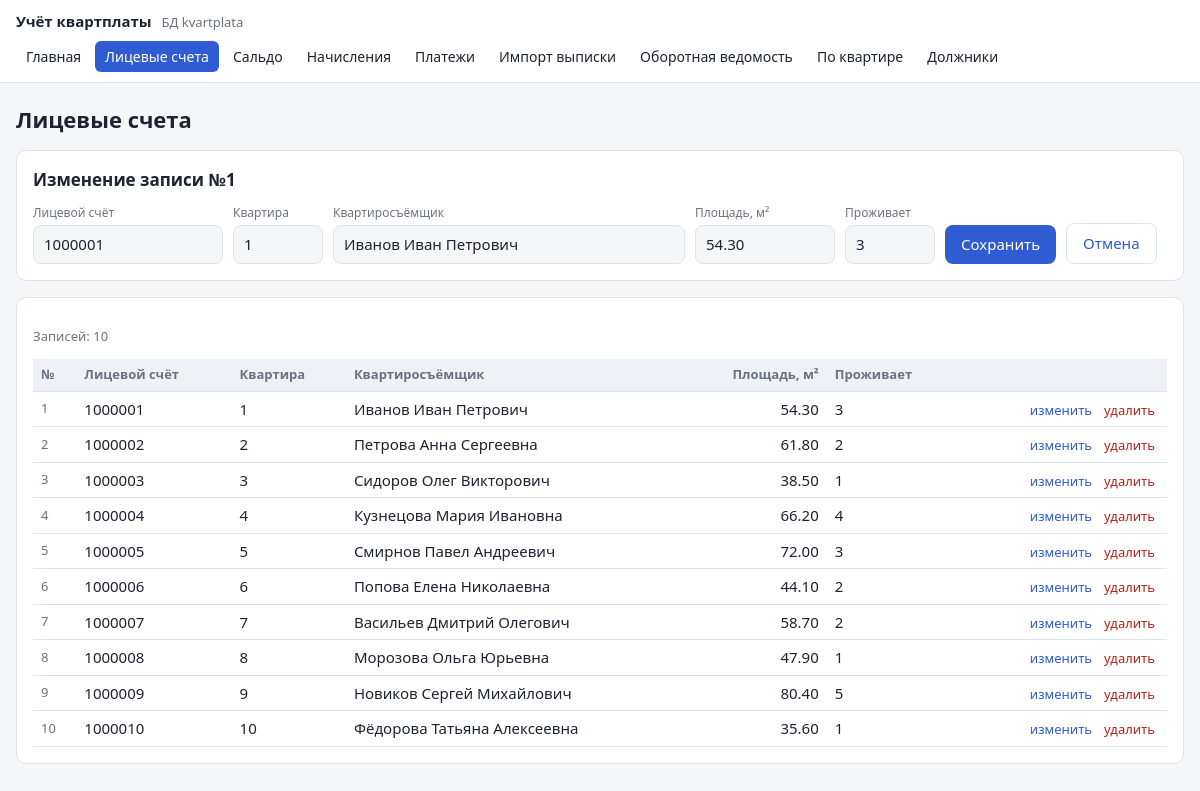
The app's page /edit.php?t=accounts&edit=1 with its own data.
### tables this page shows
CREATE TABLE accounts (
    id         INT UNSIGNED  NOT NULL AUTO_INCREMENT,
    account_no VARCHAR(10)   NOT NULL COMMENT 'Номер лицевого счёта',
    flat       SMALLINT UNSIGNED NOT NULL COMMENT 'Номер квартиры',
    owner      VARCHAR(150)  NOT NULL COMMENT 'Ответственный квартиросъёмщик',
    area       DECIMAL(6,2)  NULL COMMENT 'Общая площадь, м² (у счетов из банковской выписки может быть неизвестна)',
    residents  TINYINT UNSIGNED NOT NULL DEFAULT 1 COMMENT 'Число проживающих',
    import_id  INT UNSIGNED  NULL COMMENT 'Загрузка выписки, при которой счёт создан автоматически',
    PRIMARY KEY (id),
    UNIQUE KEY uq_account_no (account_no),
    UNIQUE KEY uq_flat (flat),
    CONSTRAINT chk_account_no CHECK (account_no REGEXP '^[0-9]{6,10}$'),
    CONSTRAINT fk_accounts_import FOREIGN KEY (import_id) REFERENCES bank_imports (id)
        ON DELETE SET NULL,
    CONSTRAINT chk_area CHECK (area > 0)
);

### web/edit.php (the view, shortened to what this page needs)
<?php
require __DIR__ . '/lib.php';
$tables = [
    'accounts' => [
        'title'  => 'Лицевые счета',
        'order'  => 'a.flat',
        'fields' => [
            'account_no' => ['Лицевой счёт', 'text', 'pattern' => '[0-9]{6,10}'],
            'flat'       => ['Квартира', 'int'],
            'owner'      => ['Квартиросъёмщик', 'text', 'size' => 32],
            'area'       => ['Площадь, м²', 'money', 'optional' => true],
            'residents'  => ['Проживает', 'int'],
        ],
    ],
    'saldo' => [
        'title'  => 'Сальдо на начало месяца',
        'order'  => 't.period DESC, a.flat',
        'filter' => 'period',
        'fields' => [
            'account_id' => ['Квартира', 'account'],
            'period'     => ['Месяц', 'month'],
            'amount'     => ['Сальдо (+ долг / − переплата)', 'money', 'signed' => true],
        ],
        'help'   => 'Входящее сальдо вводится на начало года (или при открытии счёта). '
                  . 'Сальдо следующих месяцев процедуры считают сами: последнее сальдо + начисления − платежи. '
                  . 'Кнопка «Закрыть месяц» записывает рассчитанное сальдо на начало следующего месяца.',
    ],
    'charges' => [
        'title'  => 'Начисления',
        'order'  => 't.period DESC, a.flat, t.service',
        'filter' => 'period',
        'fields' => [
            'account_id' => ['Квартира', 'account'],
            'period'     => ['Расчётный месяц', 'month'],
            'service'    => ['Услуга', 'select', 'options' => SERVICES],
            'amount'     => ['Сумма', 'money', 'signed' => true],
        ],
        'help'   => 'Отрицательная сумма — перерасчёт (уменьшение начисления).',
    ],
    'payments' => [
        'title'  => 'Платежи',
        'order'  => 't.pay_date DESC, a.flat',
        'filter' => 'pay_date',
        'fields' => [
            'account_id' => ['Квартира', 'account'],
            'pay_date'   => ['Дата поступления', 'date'],
            'amount'     => ['Сумма', 'money'],
            'source'     => ['Способ', 'select', 'options' => PAY_SOURCES],
            'doc_no'     => ['№ документа', 'text', 'optional' => true],
            'payer'      => ['Плательщик', 'text', 'optional' => true, 'size' => 22],
            'purpose'    => ['Назначение платежа', 'text', 'optional' => true, 'size' => 30],
        ],
        'help'   => 'Платёж учитывается в месяце поступления на расчётный счёт. '
                  . 'Платежи из банковской выписки загружаются на странице «Импорт выписки».',
    ],
];
$t = array_key_exists($_GET['t'] ?? '', $tables) ? $_GET['t'] : 'accounts';
$cfg = $tables[$t];
$fields = $cfg['fields'];
$self = 'edit.php?t=' . $t;
$fAccount = (int)($_GET['account'] ?? 0);
$fImport = $t === 'payments' ? (int)($_GET['import'] ?? 0) : 0;
$fMonth = preg_match('/^\d{4}-\d{2}$/', $_GET['month'] ?? '') ? $_GET['month'] : null;
$form = [];
$editId = (int)($_GET['edit'] ?? 0);
try {
    if ($editId) {
        $stmt = db()->prepare("SELECT * FROM $t WHERE id = ?");
        $stmt->execute([$editId]);
        $form = $stmt->fetch() ?: [];
    }
} catch (PDOException $e) {
    $editId = (int)($_POST['id'] ?? 0);
    $error = match ($e->errorInfo[1] ?? 0) {
        1062    => 'Такая запись уже существует (нарушена уникальность)',
        3819    => 'Значение не прошло проверку (CHECK): ' . $e->getMessage(),
        1451    => 'Запись используется в других таблицах',
        default => $e->getMessage(),
    };
} catch (InvalidArgumentException $e) {
    $editId = (int)($_POST['id'] ?? 0);
    $error = $e->getMessage();
}
$where = [];
$params = [];
if ($t !== 'accounts') {
    if ($fAccount) {
        $where[] = 't.account_id = ?';
        $params[] = $fAccount;
    }
    if ($fMonth) {
        $where[] = "DATE_FORMAT(t.{$cfg['filter']}, '%Y-%m') = ?";
        $params[] = $fMonth;
    }
    if ($fImport) {
        $where[] = 't.import_id = ?';
        $params[] = $fImport;
    }
    $sql = "SELECT t.*, a.flat, a.account_no FROM $t t JOIN accounts a ON a.id = t.account_id"
         . ($where ? ' WHERE ' . implode(' AND ', $where) : '') . " ORDER BY {$cfg['order']}";
} else {
    $sql = "SELECT a.* FROM accounts a ORDER BY {$cfg['order']}";
}
$stmt = db()->prepare($sql);
$stmt->execute($params);
$rows = $stmt->fetchAll();
function input(string $name, array $f, $value): string
{
    $v = h((string)$value);
    $req = empty($f['optional']) ? 'required' : '';
    switch ($f[1]) {
        case 'int':
            return "<input type=\"number\" name=\"$name\" value=\"$v\" min=\"1\" style=\"width:90px\" $req>";
        case 'money':
            $min = empty($f['signed']) ? 'min="0.01"' : '';
            return "<input type=\"number\" step=\"0.01\" $min name=\"$name\" value=\"$v\" style=\"width:140px\" $req>";
        default:
            $p = isset($f['pattern']) ? "pattern=\"{$f['pattern']}\"" : '';
            $s = $f['size'] ?? 14;
            return "<input type=\"text\" name=\"$name\" value=\"$v\" size=\"$s\" $p $req>";
    }
}
function cell(string $name, array $f, array $r): string
{
    $v = $r[$name];
    return match ($f[1]) {
        'account' => sprintf('<td>%d <span class="muted">%s</span></td>', $r['flat'], h($r['account_no'])),
        'money'   => sprintf('<td class="num %s">%s</td>', empty($f['signed']) ? '' : sign_class($v), money($v)),
        'month'   => sprintf('<td>%s %s</td>', MONTHS[(int)substr($v, 5, 2)], substr($v, 0, 4)),
        'date'    => '<td>' . date('d.m.Y', strtotime($v)) . '</td>',
        default   => '<td>' . h((string)$v) . '</td>',
    };
}
?>
    <form class="card" method="post" action="<?= h($self . ($fAccount ? "&account=$fAccount" : '') . ($fMonth ? "&month=$fMonth" : '')) ?>">
        <h2><?= $editId ? 'Изменение записи №' . $editId : 'Новая запись' ?></h2>
        <div class="row">
            <?php foreach ($fields as $name => $f): ?>
                <div class="field"><label><?= h($f[0]) ?></label><?= input($name, $f, $form[$name] ?? '') ?></div>
            <?php endforeach ?>
            <button type="submit"><?= $editId ? 'Сохранить' : 'Добавить' ?></button>
            <?php if ($editId): ?><a class="btn light" href="<?= h($self) ?>">Отмена</a><?php endif ?>
        </div>
    </form>
    <div class="card">
        <p class="muted">Записей: <?= count($rows) ?></p>
        <div class="table-wrap">
        <table>
            <tr>
                <th>№</th>
                <?php foreach ($fields as $name => $f): ?>
                    <th class="<?= $f[1] === 'money' ? 'num' : '' ?>"><?= h($f[0]) ?></th>
                <?php endforeach ?>
                <th></th>
            </tr>
            <?php foreach ($rows as $r): ?>
            <tr>
                <td class="muted"><?= (int)$r['id'] ?></td>
                <?php foreach ($fields as $name => $f) echo cell($name, $f, $r); ?>
                <td class="num">
                    <a class="link" href="<?= h($self . '&edit=' . $r['id'] . ($fAccount ? "&account=$fAccount" : '') . ($fMonth ? "&month=$fMonth" : '')) ?>">изменить</a>
                    <form method="post" style="display:inline" onsubmit="return confirm('Удалить запись?')"
                          action="<?= h($self . ($fAccount ? "&account=$fAccount" : '') . ($fMonth ? "&month=$fMonth" : '')) ?>">
                        <button class="link" type="submit">удалить</button>
                    </form>
                </td>
            </tr>
            <?php endforeach ?>
        </table>
        </div>
    </div>

### web/style.css (style rules this page uses)
:root { --bg: #f5f6f8; --card: #fff; --text: #1d2330; --muted: #6b7280; --accent: #2f5bd3; --border: #dfe3ea; --err: #b42318; --ok: #067647; --debt: #b42318; --over: #067647; --head: #eef1f6; --zebra: #fafbfc; }
* { box-sizing: border-box; }
body { margin: 0; background: var(--bg); color: var(--text); font: 15px/1.5 system-ui, -apple-system, "Segoe UI", sans-serif; }
h2 { font-size: 17px; margin: 0 0 12px; }
.card { background: var(--card); border: 1px solid var(--border); border-radius: 10px; padding: 16px; margin-bottom: 16px; }
.row { display: flex; flex-wrap: wrap; gap: 10px; align-items: flex-end; }
.field { display: flex; flex-direction: column; gap: 3px; }
.field label { font-size: 12px; color: var(--muted); }
input, select { font: inherit; color: var(--text); background: var(--bg); border: 1px solid var(--border); border-radius: 8px; padding: 7px 10px; }
button, .btn { font: inherit; background: var(--accent); color: #fff; border: 0; text-decoration: none; border-radius: 8px; padding: 8px 16px; cursor: pointer; display: inline-block; }
.btn.light { background: transparent; color: var(--accent); border: 1px solid var(--border); }
button.link { background: none; color: var(--err); padding: 0 4px; font-size: 13px; }
a.link { color: var(--accent); font-size: 13px; text-decoration: none; padding: 0 4px; }
.muted { color: var(--muted); font-size: 13px; }
.table-wrap { overflow-x: auto; }
table { width: 100%; border-collapse: collapse; font-variant-numeric: tabular-nums; }
th, td { padding: 6px 8px; border-bottom: 1px solid var(--border); text-align: left; vertical-align: middle; }
th { font-size: 13px; color: var(--muted); font-weight: 600; background: var(--head); }
td.num, th.num { text-align: right; white-space: nowrap; }

### records on screen
accounts: account_no "1000001", flat "1", owner "Иванов Иван Петрович", area "54.30", residents "3", id "1"
accounts: id "2", account_no "1000002", flat "2", owner "Петрова Анна Сергеевна", area "61.80", residents "2"
accounts: id "3", account_no "1000003", flat "3", owner "Сидоров Олег Викторович", area "38.50", residents "1"
accounts: id "4", account_no "1000004", flat "4", owner "Кузнецова Мария Ивановна", area "66.20", residents "4"
accounts: id "5", account_no "1000005", flat "5", owner "Смирнов Павел Андреевич", area "72.00", residents "3"
accounts: id "6", account_no "1000006", flat "6", owner "Попова Елена Николаевна", area "44.10", residents "2"
accounts: id "7", account_no "1000007", flat "7", owner "Васильев Дмитрий Олегович", area "58.70", residents "2"
accounts: id "8", account_no "1000008", flat "8", owner "Морозова Ольга Юрьевна", area "47.90", residents "1"
accounts: id "9", account_no "1000009", flat "9", owner "Новиков Сергей Михайлович", area "80.40", residents "5"
accounts: id "10", account_no "1000010", flat "10", owner "Фёдорова Татьяна Алексеевна", area "35.60", residents "1"

### other values on screen
$label "Главная"
$label "Лицевые счета"
$label "Сальдо"
$label "Начисления"
$label "Платежи"
$label "Импорт выписки"
$label "Оборотная ведомость"
$label "По квартире"
$label "Должники"
$title "Лицевые счета"
$editId "1"
$f[0] "Лицевой счёт"
$f[0] "Квартира"
$f[0] "Квартиросъёмщик"
$f[0] "Площадь, м²"
